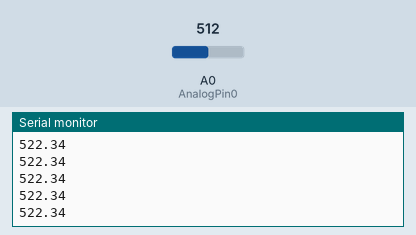
Simulated run of this sketch. Board: Arduino Uno, built with avr-gcc and run on an emulated ATmega328P. Shown: the last lines printed to the serial monitor. Inputs (shaded band) come from the test bench; at power-on: A0 (AnalogPin0) = 512.

Above: at 1.2 s.
1.3 s: A0 (AnalogPin0) set to 716
At 1.54 s:
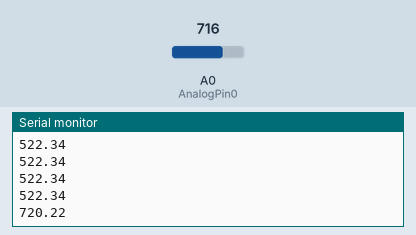
2.8 s: A0 (AnalogPin0) set to 900
At 2.83 s:
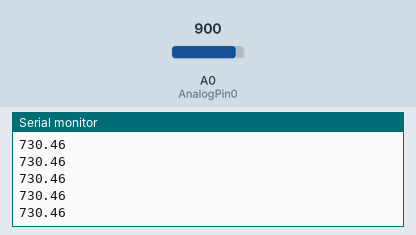
Timing chart, 0 to 5.8 s (numbered marks = the images above; inputs shaded):
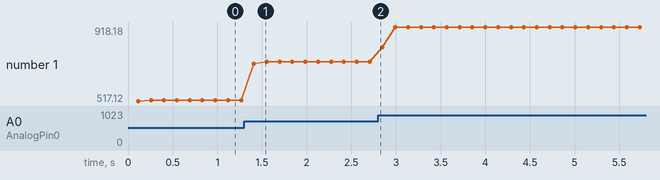

The sketch:

soilMeter.ino
```cpp
/*
  Soil Moisture Sensor
  modified on 21 Feb 2019
  by Saeed Hosseini @ Electropeak
  https://electropeak.com/learn/
*/
#define AnalogPin0 A0

 float sensorValue = 0;
void setup() {
  Serial.begin(9600);
}
void loop() {
  for (int i = 0; i <= 100; i++)
  {
    sensorValue = sensorValue + analogRead(AnalogPin0);
    delay(1);
  }
  sensorValue = sensorValue/100.0;
  Serial.println(sensorValue);
  delay(30);

}
```

Measured:
- after the input at 1.3 s, the serial monitor: prints a new line after 0.11 s (image 1)
- plotted number 1: 522.34 → 730.46 after the input at 1.3 s, 730.46 → 918.18 after the input at 2.8 s
